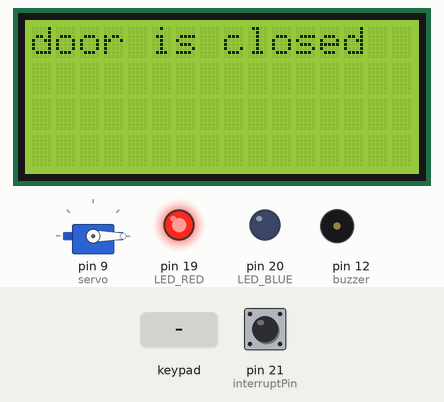
Bench run of a program on a simulated Arduino Mega 2560, built with avr-gcc and run on an emulated ATmega2560. On the bench: servo, 16×4 character LCD, output pins drawn as LEDs (lit = HIGH), buzzer (waves = sounding). The inputs (shaded band) are chosen by the test bench; at power-on: pin 21 (interruptPin) HIGH.

Above: at 1.2 s.
1.3 s: keypad keys 1 2 3 4 # pressed 0.4 s apart
At 3.8 s:
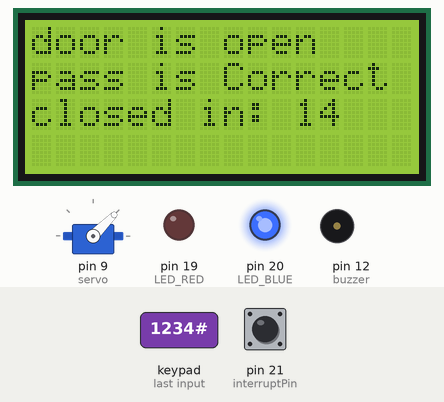
5.9 s: key '#' pressed
8.9 s: pin 21 (interruptPin) pulled LOW for 0.15 s
At 10.7 s:
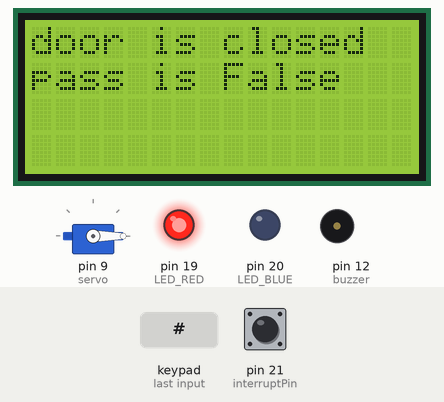
11.0 s: pin 21 (interruptPin) pulled LOW for 1 s
At 11.9 s:
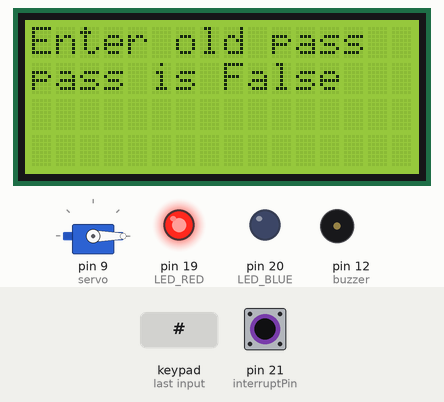
Timing chart, 0 to 14.0 s (numbered marks = the images above; inputs shaded):
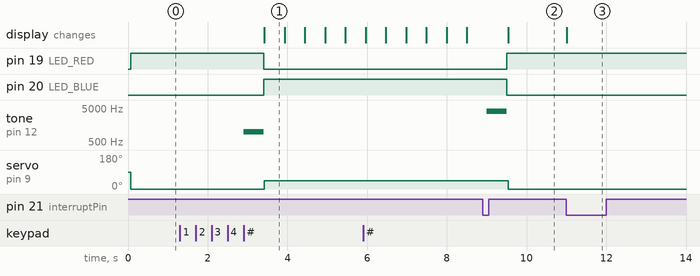

Measured:
- after the input at 1.3 s, pin 19 (LED_RED): HIGH → LOW after 2.1 s; pin 20 (LED_BLUE): LOW → HIGH after 2.1 s; tone on pin 12 (buzzer): silent → 1000 Hz after 1.6 s, → silent 0.50 s later; servo on pin 9 (servo): 0° → 45° after 2.1 s; the display: changes after 2.1 s (image 1)
- after the input at 8.9 s, pin 19 (LED_RED): LOW → HIGH after 0.60 s; pin 20 (LED_BLUE): HIGH → LOW after 0.60 s; tone on pin 12 (buzzer): silent → 4000 Hz after 0.10 s instead of 1.6 s; servo on pin 9 (servo): 45° → 0° after 0.64 s; the display: changes after 0.64 s (image 2)
- after the input at 11.0 s, the display: changes at once (image 3)
- what the display in image 1 shows lasts 0.5 s, from 3.4 s to 3.9 s

The program:

main.cpp
```cpp
#include <Arduino.h>
#include <Wire.h>
#include <LiquidCrystal.h>
#include <Keypad.h>
#include <Servo.h>

#define MAX_ATTEMPTS 3

const byte rows = 4; // four rows
const byte cols = 3; // three columns
char keys[rows][cols] = {
    {'1', '2', '3'},
    {'4', '5', '6'},
    {'7', '8', '9'},
    {'#', '0', '*'}};
byte rowPins[rows] = {4, 3, 2, 1}; // connect to the row pinouts of the keypad
byte colPins[cols] = {7, 6, 5};    // connect to the column pinouts of the keypad
Keypad keypad = Keypad(makeKeymap(keys), rowPins, colPins, rows, cols);

const byte interruptPin = 21;
// volatile byte state = LOW;

LiquidCrystal lcd(50, 51, 45, 46, 47, 48);

bool door_is_open = false;
String door_status = "";

String entered_pass = "";
String password_status = "";
String timer_status = "";
String password = "1234";

int wrong_attempts = 0;

int sum_of_all_wrong_attempts = 1;

bool want_to_close_door = false;
bool want_to_change_password = false;
int time_to_wait = 10;
int time_to_close = 15;

void button_isr(void);
void update_status(void);
void update_lcd(void);
void reset_state(void);

// Servo motor
Servo servo;

// Buzzer
const int buzzer = 12;

//
#define LED_BLUE 20
#define LED_RED 19
void setup()
{
  pinMode(interruptPin, INPUT);
  pinMode(buzzer, OUTPUT);
  attachInterrupt(digitalPinToInterrupt(interruptPin), button_isr, FALLING);
  servo.attach(9, 1000, 2000);
  lcd.begin(16, 4);

  servo.write(0);
  pinMode(LED_BLUE, OUTPUT);
  pinMode(LED_RED, OUTPUT);
  digitalWrite(LED_RED, HIGH);

  Serial3.begin(9600);

  update_status();
  update_lcd();
}

bool old_pass_is_correct = false;
void loop()
{
  while (true)
  {

    if (wrong_attempts > MAX_ATTEMPTS)
    {
      time_to_wait--;

      if (time_to_wait == 0)
      {
        sum_of_all_wrong_attempts += 1;
        reset_state();
      }

      update_status();
      update_lcd();

      delay(500);
      continue;
    }

    if (want_to_close_door)
    {
      want_to_close_door = false;
      tone(buzzer, 4000); // Send 4000Hz sound signal...
      delay(500);         // ...for 1 sec
      noTone(buzzer);     // Stop sound...
      digitalWrite(LED_RED, HIGH);
      digitalWrite(LED_BLUE, LOW);

      reset_state();

      update_status();
      update_lcd();
    }
    else if (want_to_change_password)
    {

      char key = keypad.getKey();

      if (key != NO_KEY)
      {

        if (old_pass_is_correct)
        {
          // enter new pass

          if (key == '#' || key == '*')
          {
            want_to_change_password = false;
            old_pass_is_correct = false;

            password = entered_pass;
            reset_state();
            update_status();
            update_lcd();
          }
          else
          {
            entered_pass += key;
          }
        }
        else // enter old pass
        {

          if (key == '#' || key == '*')
          {

            if (entered_pass == password)
            {
              old_pass_is_correct = true;
              // entered_pass = "";

              reset_state();
              door_status = "Enter new pass";
              update_lcd();
            }
            else
            {
              want_to_change_password = false;
              wrong_attempts += 1;
              entered_pass = "";
              password_status = "pass is False";

              update_status();
              update_lcd();
            }
          }
          else
          {
            entered_pass += key;
          }
        }
      }
      continue;
    }

    if (door_is_open)
    {
      time_to_close--;

      if (time_to_close == 0)
      {
        tone(buzzer, 4000); // Send 4000HZ sound signal...
        delay(500);         // ...for 1 sec
        noTone(buzzer);     // Stop sound...
        digitalWrite(LED_RED, HIGH);
        digitalWrite(LED_BLUE, LOW);
        reset_state();
      }

      update_status();
      update_lcd();

      delay(500);
    }
    else
    // if (!door_is_open && wrong_attempts <= MAX_ATTEMPTS) // ELSE DO NOTHING
    {
      char key = keypad.getKey();
      if (key != NO_KEY)
      {
        if (key == '#' || key == '*')
        {
          if (entered_pass == password)
          {
            door_is_open = true;
            password_status = "pass is Correct";
            tone(buzzer, 1000); // Send 1KHz sound signal...
            delay(500);         // ...for 1 sec
            noTone(buzzer);     // Stop sound...
            digitalWrite(LED_RED, LOW);
            digitalWrite(LED_BLUE, HIGH);
            servo.write(45);
          }
          else
          {
            wrong_attempts++;
            if (wrong_attempts > MAX_ATTEMPTS)
            {
              tone(buzzer, 200); // Send 200Hz sound signal...
              delay(500);        // ...for 1 sec
              noTone(buzzer);    // Stop sound...
            }
            password_status = "pass is False";
          }

          entered_pass = "";

          update_status();
          update_lcd();
        }
        else
        {
          entered_pass += key;
        }
      }
    }
    // put your main code here, to run repeatedly:
  }
}

void update_lcd(void)
{
  lcd.clear();
  lcd.setCursor(0, 0);

  lcd.print(door_status);

  lcd.setCursor(0, 1);

  lcd.print(password_status);

  lcd.setCursor(0, 2);

  // lcd.print(time_to_close);
  lcd.print(timer_status);

  lcd.setCursor(0, 3);
}

void update_status(void)
{

  if (door_is_open)
  {
    wrong_attempts = 0;
    door_status = "door is open";
  }
  else
  {
    door_status = "door is closed";
    servo.write(0);
  }

  if (wrong_attempts > MAX_ATTEMPTS)
  {

    timer_status = "wait for: " + String(time_to_wait, DEC);
  }
  else if (door_is_open)
  {
    timer_status = "closed in: " + String(time_to_close, DEC);
  }
  else
  {
    timer_status = "";
  }
}

void button_isr(void)
{
  if (door_is_open)
  {

    want_to_close_door = true;
  }
  else
  {
    want_to_change_password = true;
    door_status = "Enter old pass";
    update_lcd();
  }
}

void reset_state(void)
{
  wrong_attempts = 0;
  door_is_open = false;
  time_to_wait = sum_of_all_wrong_attempts * 10;
  time_to_close = 15;
  password_status = "";
  entered_pass = "";
}
```
